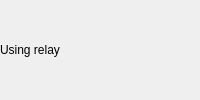
                   <widget class="QWidget" name="chat_value_widget" native="true">
                    <property name="role" stdset="0">
                     <string notr="true">value</string>
                    </property>
                    <layout class="QHBoxLayout" name="chat_value_layout">
                     <property name="spacing">
                      <number>2</number>
                     </property>
                     <property name="leftMargin">
                      <number>0</number>
                     </property>
                     <property name="topMargin">
                      <number>0</number>
                     </property>
                     <property name="rightMargin">
                      <number>4</number>
                     </property>
                     <property name="bottomMargin">
                      <number>0</number>
                     </property>
                     <item>
                      <widget class="ElidedLabel" name="chat_value_label">
                       <property name="sizePolicy">
                        <sizepolicy hsizetype="Ignored" vsizetype="Preferred">
                         <horstretch>0</horstretch>
                         <verstretch>0</verstretch>
                        </sizepolicy>
                       </property>
                       <property name="text">
                        <string>Using relay</string>
                       </property>
                       <property name="indent">
                        <number>0</number>
                       </property>
                      </widget>
                     </item>
                     <item>
                      <widget class="QLabel" name="chat_connection_label">
                       <property name="sizePolicy">
                        <sizepolicy hsizetype="Fixed" vsizetype="Preferred">
                         <horstretch>0</horstretch>
                         <verstretch>0</verstretch>
                        </sizepolicy>
                       </property>
                       <property name="text">
                        <string/>
                       </property>
                       <property name="pixmap">
                        <pixmap>icons/connection-relay.svg</pixmap>
                       </property>
                       <property name="alignment">
                        <set>Qt::AlignCenter</set>
                       </property>
                      </widget>
                     </item>
                     <item>
                      <widget class="QLabel" name="chat_encryption_label">
                       <property name="sizePolicy">
                        <sizepolicy hsizetype="Fixed" vsizetype="Preferred">
                         <horstretch>0</horstretch>
                         <verstretch>0</verstretch>
                        </sizepolicy>
                       </property>
                       <property name="text">
                        <string/>
                       </property>
                       <property name="pixmap">
                        <pixmap>icons/lock-grey-12.svg</pixmap>
                       </property>
                       <property name="alignment">
                        <set>Qt::AlignCenter</set>
                       </property>
                      </widget>
                     </item>
                    </layout>
                   </widget>
